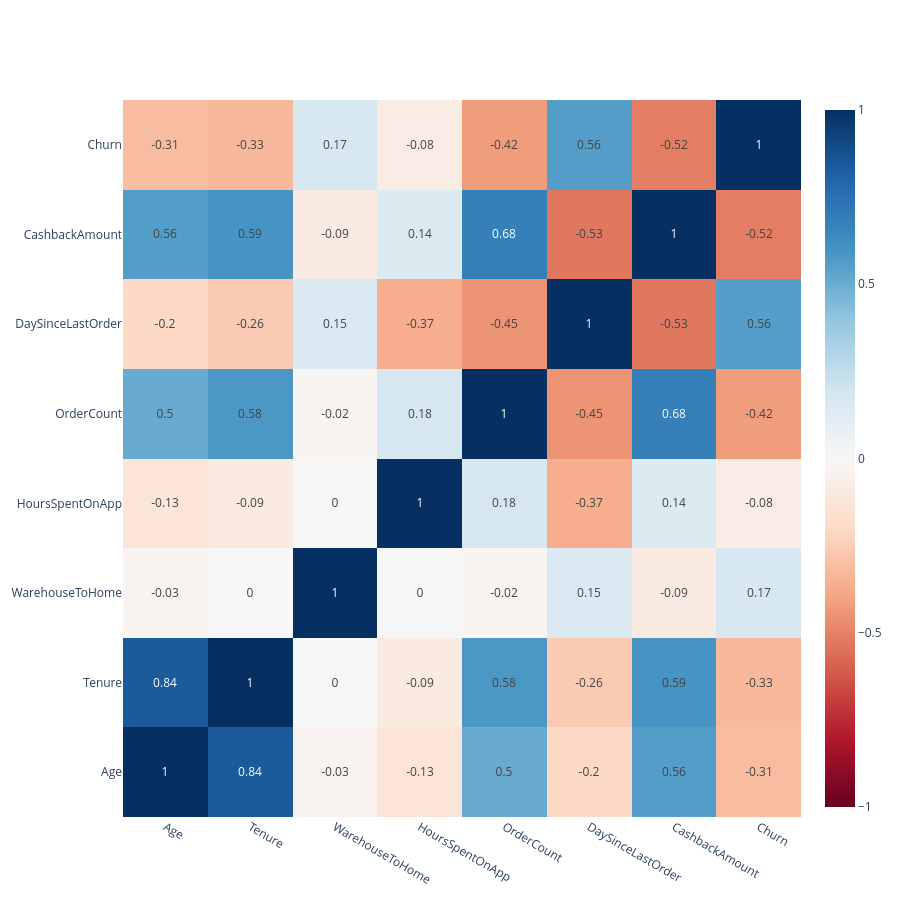

This figure's notebook cell:
### Code cell
corr_matrix = numeric_features.corr()

fig = go.Figure(data=go.Heatmap(
    z=corr_matrix.values,
    x=corr_matrix.columns,
    y=corr_matrix.columns,
    colorscale='RdBu',
    zmin=-1, zmax=1,
    text=corr_matrix.values.round(2),
    texttemplate="%{text}",
))

fig.update_layout(
    width=900,
    height=900,
    xaxis_nticks=36,
    template='plotly_white'
)

fig.show()

### Figure 1 — Plotly figure (JSON) as saved in the notebook; plotly's stock layout.template omitted (floating-point values rounded to 4 significant figures)
{"data": [{"colorscale": [[0, "rgb(103,0,31)"], [0.1, "rgb(178,24,43)"], [0.2, "rgb(214,96,77)"], [0.3, "rgb(244,165,130)"], [0.4, "rgb(253,219,199)"], [0.5, "rgb(247,247,247)"], [0.6, "rgb(209,229,240)"], [0.7, "rgb(146,197,222)"], [0.8, "rgb(67,147,195)"], [0.9, "rgb(33,102,172)"], [1, "rgb(5,48,97)"]], "text": [[1, 0.84, -0.03, -0.13, 0.5, -0.2, 0.56, -0.31], [0.84, 1, 0, -0.09, 0.58, -0.26, 0.59, -0.33], [-0.03, 0, 1, 0, -0.02, 0.15, -0.09, 0.17], [-0.13, -0.09, 0, 1, 0.18, -0.37, 0.14, -0.08], [0.5, 0.58, -0.02, 0.18, 1, -0.45, 0.68, -0.42], [-0.2, -0.26, 0.15, -0.37, -0.45, 1, -0.53, 0.56], [0.56, 0.59, -0.09, 0.14, 0.68, -0.53, 1, -0.52], [-0.31, -0.33, 0.17, -0.08, -0.42, 0.56, -0.52, 1]], "texttemplate": "%{text}", "type": "heatmap", "x": ["Age", "Tenure", "WarehouseToHome", "HoursSpentOnApp", "OrderCount", "DaySinceLastOrder", "CashbackAmount", "Churn"], "y": ["Age", "Tenure", "WarehouseToHome", "HoursSpentOnApp", "OrderCount", "DaySinceLastOrder", "CashbackAmount", "Churn"], "z": [[1, 0.8421, -0.02945, -0.1291, 0.5032, -0.2043, 0.5591, -0.3106], [0.8421, 1, 0.001245, -0.09497, 0.5788, -0.2598, 0.5946, -0.329], [-0.02945, 0.001245, 1, -0.004908, -0.02381, 0.15, -0.08724, 0.1688], [-0.1291, -0.09497, -0.004908, 1, 0.1762, -0.3664, 0.1438, -0.0811], [0.5032, 0.5788, -0.02381, 0.1762, 1, -0.4497, 0.6833, -0.4245], [-0.2043, -0.2598, 0.15, -0.3664, -0.4497, 1, -0.5301, 0.5565], [0.5591, 0.5946, -0.08724, 0.1438, 0.6833, -0.5301, 1, -0.5159], [-0.3106, -0.329, 0.1688, -0.0811, -0.4245, 0.5565, -0.5159, 1]], "zmax": 1, "zmin": -1}], "layout": {"height": 900, "width": 900, "xaxis": {"nticks": 36}}}
